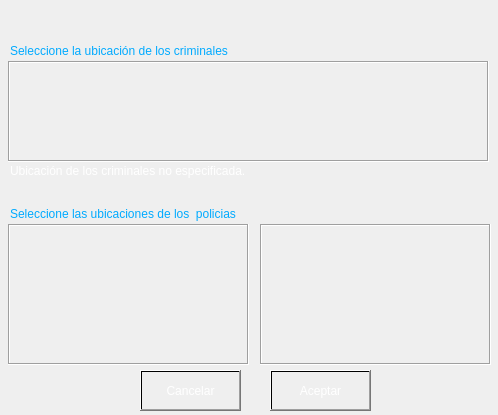
<?xml version="1.0" encoding="UTF-8"?>
<ui version="4.0">
 <class>DialogUbicaciones</class>
 <widget class="QDialog" name="DialogUbicaciones">
  <property name="windowModality">
   <enum>Qt::ApplicationModal</enum>
  </property>
  <property name="geometry">
   <rect>
    <x>0</x>
    <y>0</y>
    <width>498</width>
    <height>415</height>
   </rect>
  </property>
  <property name="minimumSize">
   <size>
    <width>498</width>
    <height>415</height>
   </size>
  </property>
  <property name="maximumSize">
   <size>
    <width>498</width>
    <height>415</height>
   </size>
  </property>
  <property name="windowTitle">
   <string>Ubicaciones</string>
  </property>
  <property name="styleSheet">
   <string notr="true">background-image: url(:/recursos/fondonexus.png);</string>
  </property>
  <widget class="QLabel" name="teinfo_4">
   <property name="geometry">
    <rect>
     <x>10</x>
     <y>40</y>
     <width>291</width>
     <height>21</height>
    </rect>
   </property>
   <property name="styleSheet">
    <string notr="true">background-color: qradialgradient(spread:pad, cx:0.0, cy:0.0, radius:0.0, fx:0.0, fy:0.0, stop:0 rgba(0, 0, 0, 0), stop:0.35 rgba(0, 0, 0, 0), stop:0.0 rgba(0, 0, 0, 0), stop:0.425 rgba(0, 0, 0, 0), stop:0.0 rgba(0, 0, 0, 0), stop:1 rgba(0, 0, 0, 0));


border-image: url(:/imagenes/negro4.gif);
color: rgb(0, 170, 255);
font: 75 12pt &quot;MS Shell Dlg 2&quot;;

</string>
   </property>
   <property name="text">
    <string>Seleccione la ubicación de los criminales</string>
   </property>
   <property name="alignment">
    <set>Qt::AlignLeading|Qt::AlignLeft|Qt::AlignVCenter</set>
   </property>
  </widget>
  <widget class="QPushButton" name="btnAcept">
   <property name="geometry">
    <rect>
     <x>270</x>
     <y>370</y>
     <width>101</width>
     <height>41</height>
    </rect>
   </property>
   <property name="styleSheet">
    <string notr="true">background-color: qradialgradient(spread:pad, cx:0.0, cy:0.0, radius:0.0, fx:0.0, fy:0.0, stop:0 rgba(0, 0, 0, 0), stop:0.35 rgba(0, 0, 0, 0), stop:0.0 rgba(0, 0, 0, 0), stop:0.425 rgba(0, 0, 0, 0), stop:0.0 rgba(0, 0, 0, 0), stop:1 rgba(0, 0, 0, 0));


border-image: url(:/imagenes/negro4.gif);
font: 75 10pt &quot;MS Shell Dlg 2&quot;;
color: rgb(255, 255, 255);</string>
   </property>
   <property name="text">
    <string>Aceptar</string>
   </property>
  </widget>
  <widget class="QLabel" name="label">
   <property name="geometry">
    <rect>
     <x>0</x>
     <y>0</y>
     <width>501</width>
     <height>31</height>
    </rect>
   </property>
   <property name="layoutDirection">
    <enum>Qt::LeftToRight</enum>
   </property>
   <property name="autoFillBackground">
    <bool>false</bool>
   </property>
   <property name="styleSheet">
    <string notr="true">border-image: url(:/recursos/banner.png);</string>
   </property>
   <property name="frameShape">
    <enum>QFrame::NoFrame</enum>
   </property>
   <property name="frameShadow">
    <enum>QFrame::Raised</enum>
   </property>
   <property name="text">
    <string/>
   </property>
   <property name="textFormat">
    <enum>Qt::PlainText</enum>
   </property>
  </widget>
  <widget class="QPushButton" name="btncancel">
   <property name="geometry">
    <rect>
     <x>140</x>
     <y>370</y>
     <width>101</width>
     <height>41</height>
    </rect>
   </property>
   <property name="styleSheet">
    <string notr="true">background-color: qradialgradient(spread:pad, cx:0.0, cy:0.0, radius:0.0, fx:0.0, fy:0.0, stop:0 rgba(0, 0, 0, 0), stop:0.35 rgba(0, 0, 0, 0), stop:0.0 rgba(0, 0, 0, 0), stop:0.425 rgba(0, 0, 0, 0), stop:0.0 rgba(0, 0, 0, 0), stop:1 rgba(0, 0, 0, 0));


border-image: url(:/imagenes/negro4.gif);
font: 75 10pt &quot;MS Shell Dlg 2&quot;;
color: rgb(255, 255, 255);</string>
   </property>
   <property name="text">
    <string>Cancelar</string>
   </property>
  </widget>
  <widget class="QListWidget" name="ListaCriminales">
   <property name="geometry">
    <rect>
     <x>8</x>
     <y>61</y>
     <width>481</width>
     <height>101</height>
    </rect>
   </property>
   <property name="minimumSize">
    <size>
     <width>0</width>
     <height>0</height>
    </size>
   </property>
   <property name="font">
    <font>
     <family>MS Shell Dlg 2</family>
     <pointsize>10</pointsize>
     <weight>9</weight>
     <italic>false</italic>
     <bold>false</bold>
    </font>
   </property>
   <property name="styleSheet">
    <string notr="true">background-color: qradialgradient(spread:pad, cx:0.0, cy:0.0, radius:0.0, fx:0.0, fy:0.0, stop:0 rgba(0, 0, 0, 0), stop:0.35 rgba(0, 0, 0, 0), stop:0.0 rgba(0, 0, 0, 0), stop:0.425 rgba(0, 0, 0, 0), stop:0.0 rgba(0, 0, 0, 0), stop:1 rgba(0, 0, 0, 0));


color: rgb(255, 255, 255);
font: 75 10pt &quot;MS Shell Dlg 2&quot;;



</string>
   </property>
   <property name="frameShape">
    <enum>QFrame::Box</enum>
   </property>
   <property name="autoScrollMargin">
    <number>11</number>
   </property>
   <property name="tabKeyNavigation">
    <bool>true</bool>
   </property>
   <property name="dragDropMode">
    <enum>QAbstractItemView::DropOnly</enum>
   </property>
   <property name="alternatingRowColors">
    <bool>false</bool>
   </property>
   <property name="iconSize">
    <size>
     <width>16</width>
     <height>16</height>
    </size>
   </property>
   <property name="movement">
    <enum>QListView::Static</enum>
   </property>
   <property name="resizeMode">
    <enum>QListView::Fixed</enum>
   </property>
   <property name="spacing">
    <number>0</number>
   </property>
   <property name="viewMode">
    <enum>QListView::ListMode</enum>
   </property>
  </widget>
  <widget class="QListWidget" name="ListaPolicias">
   <property name="geometry">
    <rect>
     <x>8</x>
     <y>224</y>
     <width>241</width>
     <height>141</height>
    </rect>
   </property>
   <property name="minimumSize">
    <size>
     <width>0</width>
     <height>0</height>
    </size>
   </property>
   <property name="font">
    <font>
     <family>MS Shell Dlg 2</family>
     <pointsize>10</pointsize>
     <weight>9</weight>
     <italic>false</italic>
     <bold>false</bold>
    </font>
   </property>
   <property name="styleSheet">
    <string notr="true">background-color: qradialgradient(spread:pad, cx:0.0, cy:0.0, radius:0.0, fx:0.0, fy:0.0, stop:0 rgba(0, 0, 0, 0), stop:0.35 rgba(0, 0, 0, 0), stop:0.0 rgba(0, 0, 0, 0), stop:0.425 rgba(0, 0, 0, 0), stop:0.0 rgba(0, 0, 0, 0), stop:1 rgba(0, 0, 0, 0));

color: rgb(255, 255, 255);
font: 75 10pt &quot;MS Shell Dlg 2&quot;;



</string>
   </property>
   <property name="frameShape">
    <enum>QFrame::Box</enum>
   </property>
   <property name="autoScrollMargin">
    <number>11</number>
   </property>
   <property name="tabKeyNavigation">
    <bool>true</bool>
   </property>
   <property name="dragDropMode">
    <enum>QAbstractItemView::DropOnly</enum>
   </property>
   <property name="alternatingRowColors">
    <bool>false</bool>
   </property>
   <property name="iconSize">
    <size>
     <width>16</width>
     <height>16</height>
    </size>
   </property>
   <property name="movement">
    <enum>QListView::Static</enum>
   </property>
   <property name="resizeMode">
    <enum>QListView::Fixed</enum>
   </property>
   <property name="spacing">
    <number>0</number>
   </property>
   <property name="viewMode">
    <enum>QListView::ListMode</enum>
   </property>
  </widget>
  <widget class="QLabel" name="teinfo_3">
   <property name="geometry">
    <rect>
     <x>10</x>
     <y>203</y>
     <width>301</width>
     <height>21</height>
    </rect>
   </property>
   <property name="styleSheet">
    <string notr="true">background-color: qradialgradient(spread:pad, cx:0.0, cy:0.0, radius:0.0, fx:0.0, fy:0.0, stop:0 rgba(0, 0, 0, 0), stop:0.35 rgba(0, 0, 0, 0), stop:0.0 rgba(0, 0, 0, 0), stop:0.425 rgba(0, 0, 0, 0), stop:0.0 rgba(0, 0, 0, 0), stop:1 rgba(0, 0, 0, 0));


border-image: url(:/imagenes/negro4.gif);
color: rgb(0, 170, 255);
font: 75 12pt &quot;MS Shell Dlg 2&quot;;

</string>
   </property>
   <property name="text">
    <string>Seleccione las ubicaciones de los  policias</string>
   </property>
   <property name="alignment">
    <set>Qt::AlignLeading|Qt::AlignLeft|Qt::AlignVCenter</set>
   </property>
  </widget>
  <widget class="QLabel" name="lbinfocriminal">
   <property name="geometry">
    <rect>
     <x>10</x>
     <y>163</y>
     <width>471</width>
     <height>16</height>
    </rect>
   </property>
   <property name="styleSheet">
    <string notr="true">background-color: qradialgradient(spread:pad, cx:0.0, cy:0.0, radius:0.0, fx:0.0, fy:0.0, stop:0 rgba(0, 0, 0, 0), stop:0.35 rgba(0, 0, 0, 0), stop:0.0 rgba(0, 0, 0, 0), stop:0.425 rgba(0, 0, 0, 0), stop:0.0 rgba(0, 0, 0, 0), stop:1 rgba(0, 0, 0, 0));


border-image: url(:/imagenes/negro4.gif);
color: rgb(255, 255, 255);</string>
   </property>
   <property name="text">
    <string>Ubicación de los criminales no especificada.</string>
   </property>
  </widget>
  <widget class="QListWidget" name="ListaPolicias_Seleccionados">
   <property name="geometry">
    <rect>
     <x>260</x>
     <y>224</y>
     <width>231</width>
     <height>141</height>
    </rect>
   </property>
   <property name="minimumSize">
    <size>
     <width>0</width>
     <height>0</height>
    </size>
   </property>
   <property name="font">
    <font>
     <family>MS Shell Dlg 2</family>
     <pointsize>10</pointsize>
     <weight>9</weight>
     <italic>false</italic>
     <bold>false</bold>
    </font>
   </property>
   <property name="styleSheet">
    <string notr="true">background-color: qradialgradient(spread:pad, cx:0.0, cy:0.0, radius:0.0, fx:0.0, fy:0.0, stop:0 rgba(0, 0, 0, 0), stop:0.35 rgba(0, 0, 0, 0), stop:0.0 rgba(0, 0, 0, 0), stop:0.425 rgba(0, 0, 0, 0), stop:0.0 rgba(0, 0, 0, 0), stop:1 rgba(0, 0, 0, 0));


color: rgb(255, 255, 255);
font: 75 10pt &quot;MS Shell Dlg 2&quot;;



</string>
   </property>
   <property name="frameShape">
    <enum>QFrame::Box</enum>
   </property>
   <property name="autoScrollMargin">
    <number>11</number>
   </property>
   <property name="tabKeyNavigation">
    <bool>true</bool>
   </property>
   <property name="dragDropMode">
    <enum>QAbstractItemView::DropOnly</enum>
   </property>
   <property name="alternatingRowColors">
    <bool>false</bool>
   </property>
   <property name="iconSize">
    <size>
     <width>16</width>
     <height>16</height>
    </size>
   </property>
   <property name="movement">
    <enum>QListView::Static</enum>
   </property>
   <property name="resizeMode">
    <enum>QListView::Fixed</enum>
   </property>
   <property name="spacing">
    <number>0</number>
   </property>
   <property name="viewMode">
    <enum>QListView::ListMode</enum>
   </property>
  </widget>
  <zorder>teinfo_3</zorder>
  <zorder>teinfo_4</zorder>
  <zorder>btnAcept</zorder>
  <zorder>label</zorder>
  <zorder>btncancel</zorder>
  <zorder>ListaCriminales</zorder>
  <zorder>ListaPolicias</zorder>
  <zorder>lbinfocriminal</zorder>
  <zorder>ListaPolicias_Seleccionados</zorder>
 </widget>
 <resources/>
 <connections/>
</ui>
